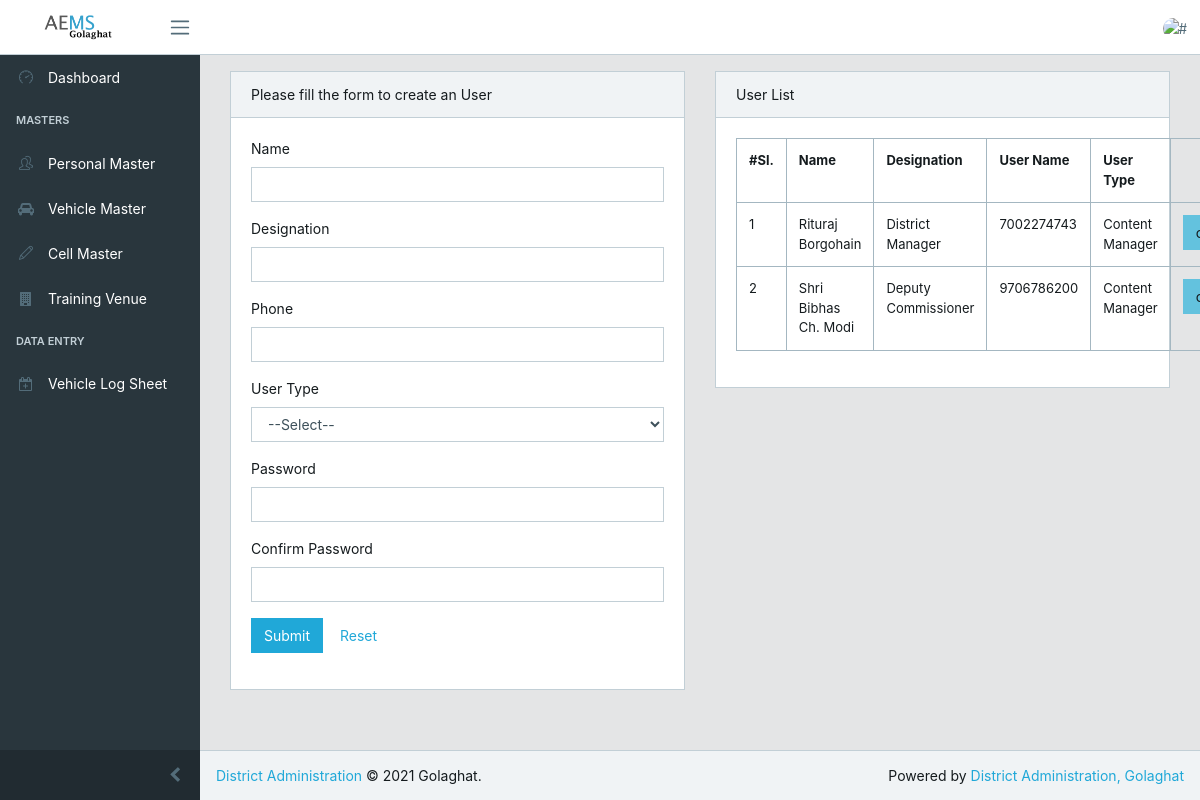
Screenshot of /pages/user.php with the database file from the repository.
### tables this page shows
CREATE TABLE `users` (
  `id` int(11) NOT NULL,
  `name` varchar(50) NOT NULL,
  `designation` varchar(50) NOT NULL,
  `phone` varchar(12) NOT NULL,
  `password` varchar(120) NOT NULL,
  `user_type` int(11) NOT NULL,
  `status` int(11) NOT NULL DEFAULT 1
);

### config.php (called while the page is built, shortened)
<?php
$password = "";
?>

### pages/user.php (the view, shortened to what this page needs)
<?php
include("../config.php");
include("../layout/header.php");
$name = "";
$name_err="";
$desig ="";
$desig_err="";
$phone ="";
$phone_err="";
$password_err ="";
$confirm_password_err ="";
$confirm_password ="";
$type_err="";
 ?>
 <div class="container-fluid">
 <div class="row">
    <div class="col-md-10">
    </div>
</div>
    <div class="row">
        <div class="col-md-6 col-sm-12">
            <div class="card">
                <div class="card-header">
                    Please fill the form to create an User
                </div>
                <div class="card-body">
                    <form action="user.php" method="POST"  name="form1" onsubmit="return validation()">
                        <div class="form-group <?php echo (!empty($name_err)) ? 'has-error' : ''; ?>">
                            <label>Name</label>
                            <input type="text" name="name" class="form-control" required value="<?php echo $name; ?>">
                        </div>
                        <div class="form-group <?php echo (!empty($desig_err)) ? 'has-error' : ''; ?>">
                            <label>Designation</label>
                            <input type="text" name="desig" class="form-control" required value="<?php echo $desig; ?>">
                        </div>
                        <div class="form-group <?php echo (!empty($phone_err)) ? 'has-error' : ''; ?>">
                            <label>Phone</label>
                            <input type="text" name="phone" class="form-control" required value="<?php echo $phone; ?>">
                        </div>
                        <div class="form-group <?php echo (!empty($type_err)) ? 'has-error' : ''; ?>">
                            <label>User Type</label>
                            <select name="type" required   class="form-control" >
                                <option value="">--Select--</option>
                            </select>
                        </div>
                        <div class="form-group <?php echo (!empty($password_err)) ? 'has-error' : ''; ?>">
                            <label>Password</label>
                            <input type="password" name="password" class="form-control"  required value="<?php echo $password; ?>">
                        </div>
                        <div class="form-group <?php echo (!empty($confirm_password_err)) ? 'has-error' : ''; ?>">
                            <label>Confirm Password</label>
                            <input type="password" name="confirm_password"   required class="form-control" value="<?php echo $confirm_password; ?>">
                        </div>
                        <div class="form-group">
                        <input type="submit" name="Submit" value="Submit" class="btn btn-primary"  >
                        <a href="users.php" class="btn btn-default">Reset</a>
                        </div>
                    </form>
                </div>
            </div>
        </div>
        <div class="col-md-6 col-sm-12">
            <div class="card">
                <div class="card-header">
                    User List
                </div>
                <div class="card-body">
                    <table  class="table table-bordered" width="100%"  style="font-size:13px !important;">
                        <tr>
                        <th>
                        #Sl.
                        </th>
                        <th>
                        Name
                        </th>
                        <th>
                        Designation
                        </th>
                        <th>
                        User Name
                        </th>
                        <th>
                        User Type
                        </th>
                        <th></th>
                        </tr>
                        <?php
                        $sql="SELECT * from users where status=1";
                        $rslt = mysqli_query($mysqli, $sql) ;
                        $sno=1; while($r= mysqli_fetch_array($rslt))
                        { ?>
                        <tr>
                        <td>
                        <?php echo $sno; $sno ++; ?>
                        </td>
                        <td>
                        <?php echo  $r["name"]?>
                        </td>
                        <td>
                        <?php echo  $r["designation"]?>
                        </td>
                        <td>
                        <?php echo  $r["phone"]?>
                        </td>
                        <td>
                            <?php if( $r["user_type"] == "1" )
                                {
                                    echo "Admin";
                                }
                                elseif( $r["user_type"] == "2" )
                                {
                                    echo "Content Manager";
                                }
                                else
                                {
                                    echo "Viewer";
                                }
                            ?>
                        </td>
                        <td>
                        <a class='btn btn-xs btn-info'
                            href='user_pass.php?id=<?php echo $r["id"];  ?>' >change Password</a>
                        </td>
                        </tr>
                        <?php } ?>
                    </table>
                </div>
            </div>
        </div>
    </div>
</div>
<?php
include("../layout/footer.php");
?>

### rows the page displays
users: name "Rituraj Borgohain", designation "District Manager", phone "7002274743", user_type "Content Manager"
users: name "Shri Bibhas Ch. Modi", designation "Deputy Commissioner", phone "9706786200", user_type "Content Manager"
